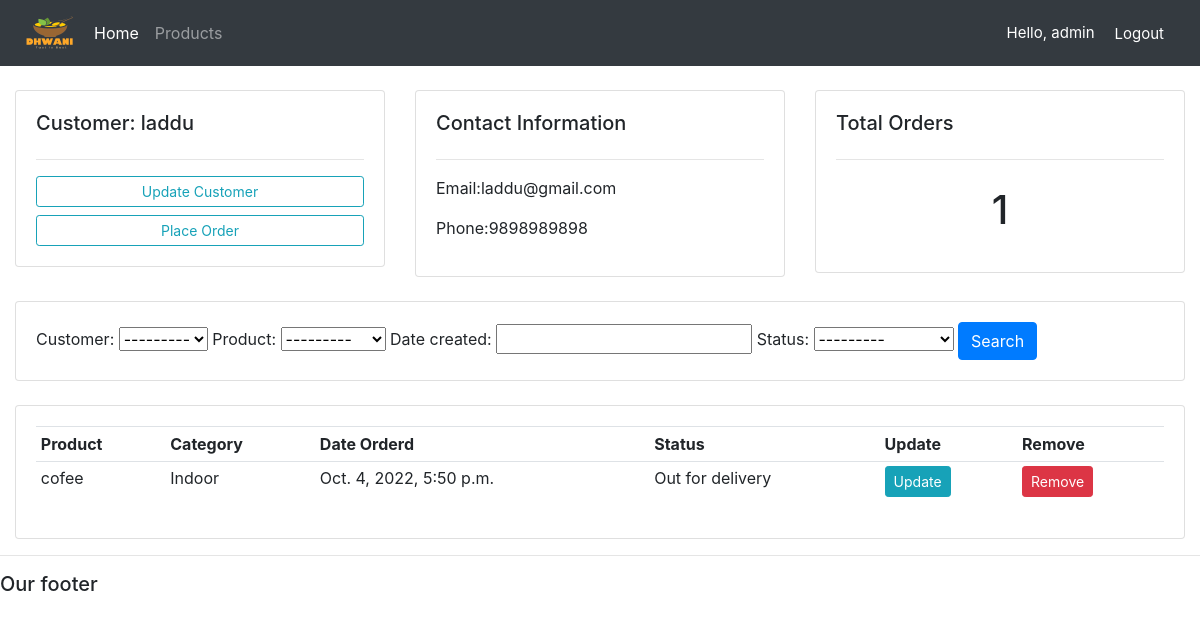
The app's page /customer/1/ (signed in) with its own data.
### accounts/models.py (models this page shows, shortened)
class Customer(models.Model):
	user = models.OneToOneField(User, null=True, blank=True, on_delete=models.CASCADE)
	name = models.CharField(max_length=200, null=True)
	phone = models.CharField(max_length=200, null=True)
	email = models.CharField(max_length=200, null=True)
	profile_pic = models.ImageField(default='blankimage.png',null=True, blank=True)
	date_created = models.DateTimeField(auto_now_add=True, null=True)
	def __str__(self):
		return self.name

class Order(models.Model):
	STATUS = (
			('Pending', 'Pending'),
			('Out for delivery', 'Out for delivery'),
			('Delivered', 'Delivered'),
			)
	customer = models.ForeignKey(Customer, null=True, on_delete= models.SET_NULL)
	product = models.ForeignKey(Product, null=True, on_delete= models.SET_NULL)
	date_created = models.DateTimeField(auto_now_add=True, null=True)
	status = models.CharField(max_length=200, null=True, choices=STATUS)

class Product(models.Model):
	CATEGORY = (
			('Indoor', 'Indoor'),
			('Out Door', 'Out Door'),
			)
	name = models.CharField(max_length=200, null=True)
	price = models.FloatField(null=True)
	category = models.CharField(max_length=200, null=True, choices=CATEGORY)
	description = models.CharField(max_length=200, null=True, blank=True)
	date_created = models.DateTimeField(auto_now_add=True, null=True)
	tags = models.ManyToManyField(Tag)
	def __str__(self):
		return self.name

### accounts/decorators.py (the view)
		def wrapper_func(request, *args, **kwargs):
			group = None
			if request.user.groups.exists():
				group = request.user.groups.all()[0].name
			if group in allowed_roles:
				return view_func(request, *args, **kwargs)
			else:
				return HttpResponse('You are not authorized to view this page')

### accounts/views.py (called while the page is built)
@login_required(login_url='login')
@allowed_users(allowed_roles=['admin'])
def customer(request,pk_test):
    customer = Customer.objects.get(id=pk_test)
    orders = customer.order_set.all()
    order_count = orders.count()
    myFilter = OrderFilter(request.GET, queryset=orders)
    orders = myFilter.qs
    context = {'customer':customer, 'orders':orders, 'order_count':order_count, 'myFilter':myFilter}
    return render(request, 'accounts/customer.html',context)

### accounts/templates/accounts/customer.html
{%  extends 'accounts/main.html' %}
{% block content %}
	<br>
<div class="row">
	<div class="col-md">
		<div class="card card-body">
			<h5>Customer: {{customer.name}}</h5>
			<hr>
			<a class="btn btn-outline-info  btn-sm btn-block" href="">Update Customer</a>
			<a class="btn btn-outline-info  btn-sm btn-block" href="{% url 'create_order' customer.id %}">Place Order</a>
		</div>
	</div>
	<div class="col-md">
		<div class="card card-body">
			<h5>Contact Information</h5>
			<hr>
			<p>Email:{{customer.email}} </p>
			<p>Phone:{{customer.phone}} </p>
		</div>
	</div>
	<div class="col-md">
		<div class="card card-body">
			<h5>Total Orders</h5>
			<hr>
			<h1 style="text-align: center;padding: 10px">{{order_count}}</h1>
		</div>
	</div>
</div>
<br>
<div class="row">
	<div class="col">
		<div class="card card-body">
			<form method="get">
				{{myFilter.form}}
		    <button class="btn btn-primary" type="submit">Search</button>
		  </form>
		</div>
	</div>
</div>
<br>
<div class="row">
	<div class="col-md">
		<div class="card card-body">
			<table class="table table-sm">
				<tr>
					<th>Product</th>
					<th>Category</th>
					<th>Date Orderd</th>
					<th>Status</th>
					<th>Update</th>
					<th>Remove</th>
				</tr>
                {% for order in orders %}
				<tr>
					<td>{{order.product}}</td>
					<td>{{order.product.category}}</td>
					<td>{{order.date_created}}</td>
					<td>{{order.status}}</td>
					<td><a class="btn btn-sm btn-info" href="{% url 'update_order' order.id %}">Update</a></td>
					<td><a class="btn btn-sm btn-danger" href="{% url 'delete_order' order.id %}">Remove</a></td>
				</tr>
				{% endfor %}
			</table>
		</div>
	</div>
</div>
{% endblock %}

### accounts/templates/accounts/navbar.html (shortened to what this page needs)
{% load static %}
<nav class="navbar navbar-expand-lg navbar-dark bg-dark">
  <img src="{% static 'images/dhwani4.png' %}">
  <div class="collapse navbar-collapse" id="navbarNav">
    <ul class="navbar-nav">
      <li class="nav-item active">
        {% if request.user.is_staff %}
        <a class="nav-link" href="{% url 'home'  %}">Home</a>
      </li>
      <li class="nav-item">
        <a class="nav-link" href="{% url 'products' %}">Products</a
          >
      </li>
      {% else %}
       <li class="nav-item">
        <a class="nav-link" href="{% url 'account' %}">Settings</a>
      </li>
      {% endif %}
    </ul>
  </div>
  <span class="hello-msg">Hello, {{request.user}}</span>
  <span><a class="hello-msg" href="{% url 'logout' %}">Logout</a></span>
</nav>

### accounts/templates/accounts/navbar.html (style rules this page uses)
.hello-msg { font-size: 15px; color: #fff; margin-right: 20px; }

### records on screen
Customer: name "laddu", email "laddu@gmail.com", phone "9898989898"
Order: product "cofee", product.category "Indoor", date_created "Oct. 4, 2022, 5:50 p.m.", status "Out for delivery"

### other values on screen
{{ request.user }} "admin"
{{ order_count }} "1"
